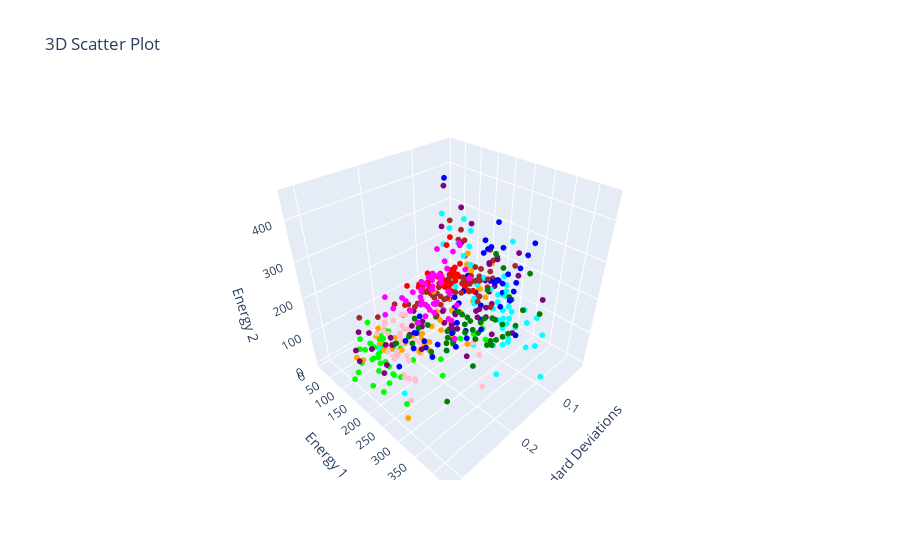

Notebook code for this chart:
### Code cell
import plotly.graph_objects as go
import numpy as np

# Flatten 3D arrays to 1D arrays
std_devs_flat = np.array(std_devs).flatten()
energy1_flat = np.array(energy1).flatten()
energy2_flat = np.array(energy2).flatten()

# Create a list of colors for each point
colors = ['blue', 'pink', 'green', 'cyan', 'purple', 'orange', 'red', 'brown', 'lime', 'magenta']
colors = colors * (len(std_devs_flat) // len(colors)) + colors[:len(std_devs_flat) % len(colors)]

# Create a 3D scatter plot
fig = go.Figure(data=[go.Scatter3d(x=std_devs_flat, y=energy1_flat, z=energy2_flat,
                                   mode='markers',
                                   marker=dict(size=2, color=colors))])

# Set the title and axis labels
fig.update_layout(scene=dict(xaxis_title='Standard Deviations',
                             yaxis_title='Energy 1',
                             zaxis_title='Energy 2'),
                  title='3D Scatter Plot')

# Show the plot
fig.show()

### Figure 1 — Plotly figure (JSON) as saved in the notebook; plotly's stock layout.template omitted (floating-point values rounded to 4 significant figures; data arrays with more than 128 entries replaced by an {"elided": "..."} marker saying what was removed)
{"data": [{"marker": {"color": {"elided": "500 str values"}, "size": 2}, "mode": "markers", "type": "scatter3d", "x": {"elided": "500 float values"}, "y": {"elided": "500 float values"}, "z": {"elided": "500 float values"}}], "layout": {"scene": {"xaxis": {"title": {"text": "Standard Deviations"}}, "yaxis": {"title": {"text": "Energy 1"}}, "zaxis": {"title": {"text": "Energy 2"}}}, "title": {"text": "3D Scatter Plot"}}}
